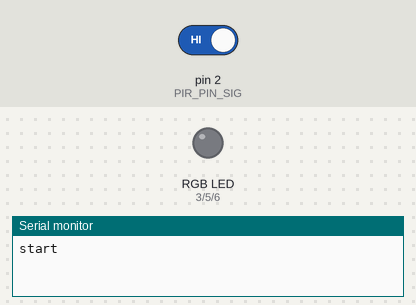
A sketch run on a simulated Arduino Uno, built with avr-gcc and run on an emulated ATmega328P. On the bench: an RGB LED mixed from three pins (HIGH = lit), the last lines printed to the serial monitor. The test bench sets the inputs (shaded band); at power-on: pin 2 (PIR_PIN_SIG) HIGH.

Above: at 1.2 s.
1.3 s: pin 2 (PIR_PIN_SIG) driven LOW
At 1.7 s:
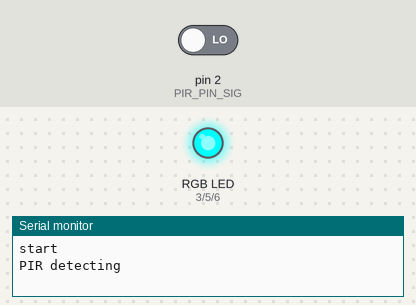
At 3.1 s:
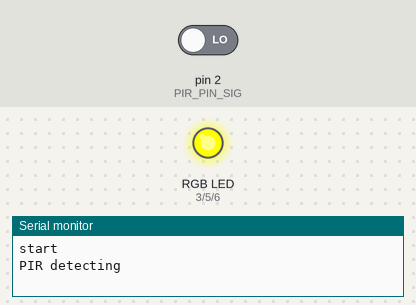
4.3 s: pin 2 (PIR_PIN_SIG) driven HIGH
At 4.8 s:
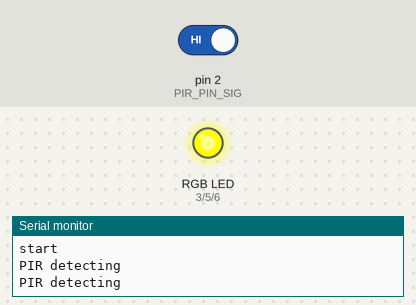
Timing chart, 0 to 7.3 s (numbered marks = the images above; inputs shaded):
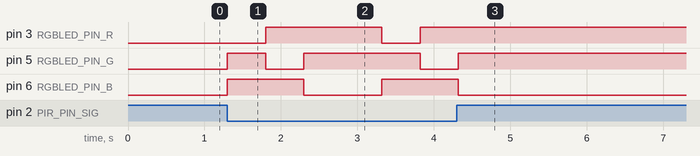

Measured:
- after the input at 1.3 s, pin 3 (RGBLED_PIN_R): LOW → HIGH after 0.50 s, → LOW 1.5 s later, → HIGH 0.50 s later; pin 5 (RGBLED_PIN_G): LOW → HIGH at once, → LOW 0.50 s later, → HIGH 0.50 s later, → LOW 1.5 s later; pin 6 (RGBLED_PIN_B): LOW → HIGH at once, → LOW 1.0 s later, → HIGH 1.0 s later
- after the input at 4.3 s, pin 3 (RGBLED_PIN_R): stops changing and stays HIGH; pin 5 (RGBLED_PIN_G): goes on until 4.3 s, then stays HIGH; pin 6 (RGBLED_PIN_B): goes on until 4.3 s, then stays LOW

The sketch:

Firmware.ino
```cpp
#include "Global.h"


void setup() {
  Serial.begin(9600);
  Serial.println("start");
}


void loop() {
  {
    if (pir.read())
    {
      Serial.println("PIR detecting");
      rgbLed.setRGB(255, 0, 0);
      delay(500);
      rgbLed.setRGB(0, 255, 0);
      delay(500);
      rgbLed.setRGB(0, 0, 255);
      delay(1000); //delay time for the pir to stabilize.
    }

    delay(20);
  }

}
```

Global.cpp
```cpp
#include "Global.h"

RGBLed rgbLed(RGBLED_PIN_R,RGBLED_PIN_G,RGBLED_PIN_B);
PIR pir(PIR_PIN_SIG);
```

Global.h
```cpp
#ifndef GLOBAL_H
#define GLOBAL_H


#include "Pins.h"
#include "RGBLed.h"
#include "PIR.h"

extern RGBLed rgbLed;
extern PIR pir;

#endif //GLOBAL_H
```

PIR.cpp
```cpp
#include "PIR.h"


PIR::PIR(int PIRPin) : signalPin(PIRPin)
{
	pinMode(signalPin, INPUT_PULLUP);

}
bool PIR::read()
{
	return !digitalRead(signalPin);
}
```

PIR.h
```cpp
#ifndef PIR_H
#define PIR_H

#include <Arduino.h>

class PIR
{
	public:
		PIR(int PIRPin);
		bool read();
	private:
		const int signalPin;
};
#endif //PIR_H
```

RGBLed.cpp
```cpp
#include "RGBLed.h"

RGBLed::RGBLed(int redPin, int greenPin, int bluePin) : rPin(redPin), gPin(greenPin), bPin(bluePin)
{
	pinMode(rPin, OUTPUT);
	pinMode(gPin, OUTPUT);
	pinMode(bPin, OUTPUT);
}
void RGBLed::setRGB(int R, int G, int B)
{
	analogWrite(rPin,255-R);
	analogWrite(gPin,255-G);
	analogWrite(bPin,255-B);
}
void RGBLed::turnOff()
{
	digitalWrite(rPin,1);
	digitalWrite(gPin,1);
	digitalWrite(bPin,1);
}
```

RGBLed.h
```cpp
#ifndef RGBLED_H
#define RGBLED_H

#include "Pins.h"
#include <Arduino.h>

class RGBLed
{
	public:
		RGBLed(int redPin, int greenPin, int bluePin);
		void setRGB(int R, int G, int B);
		void turnOff();
	private:
		const int rPin,gPin,bPin;
};
#endif //__RGBLED_H
```

Pins.h
```cpp
#ifndef PINS_H
#define PINS_H

#define RGBLED_PIN_R	3
#define RGBLED_PIN_G	5
#define RGBLED_PIN_B	6
#define PIR_PIN_SIG	2

#endif //PINS_H
```
